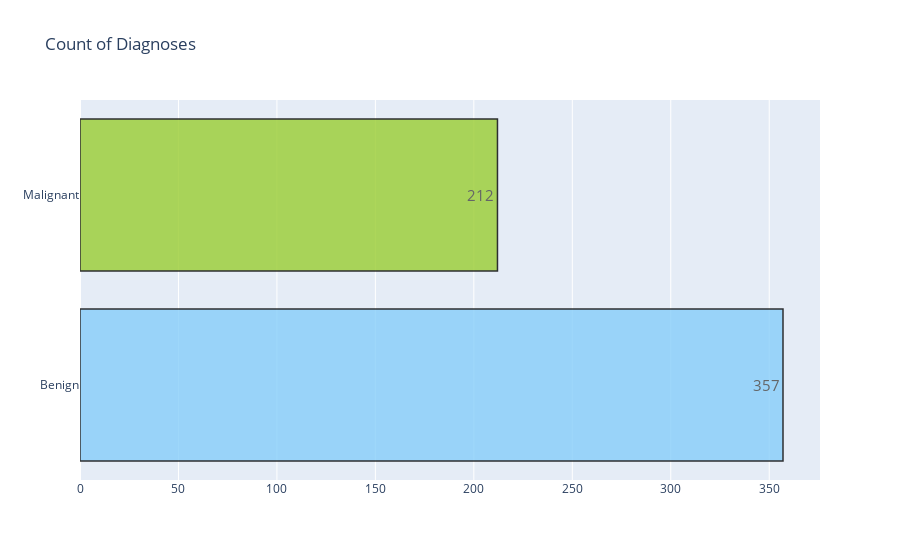
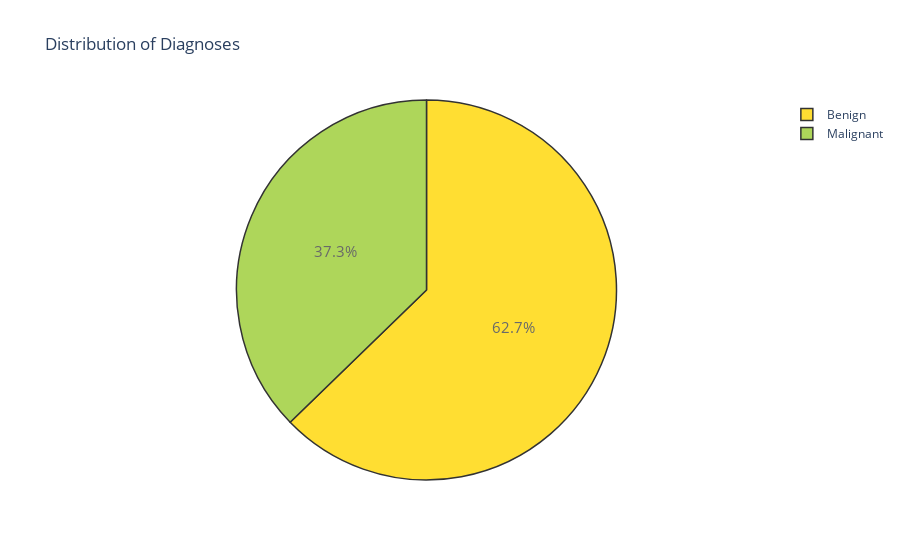

Source (notebook cell) for these figures, in order:
### Code cell
#plot the counts and distributions
target_count()
target_percent()

### Figure 1 — Plotly figure (JSON) as saved in the notebook; plotly's stock layout.template omitted (floating-point values rounded to 4 significant figures)
{"data": [{"marker": {"color": ["lightskyblue", "yellowgreen"], "line": {"color": "#000000", "width": 1.5}}, "opacity": 0.8, "orientation": "h", "text": ["357", "212"], "textfont": {"size": 15}, "textposition": "auto", "type": "bar", "x": [357, 212], "y": ["Benign", "Malignant"]}], "layout": {"title": {"text": "Count of Diagnoses"}}}

### Figure 2 — Plotly figure (JSON) as saved in the notebook; plotly's stock layout.template omitted (floating-point values rounded to 4 significant figures)
{"data": [{"labels": ["Benign", "Malignant"], "marker": {"colors": ["gold", "yellowgreen"], "line": {"color": "#000000", "width": 1.5}}, "opacity": 0.8, "textfont": {"size": 15}, "type": "pie", "values": [357, 212]}], "layout": {"title": {"text": "Distribution of Diagnoses"}}}
